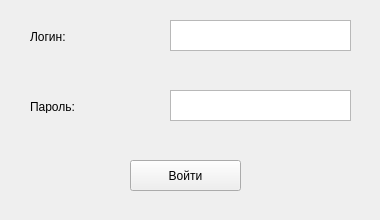
<?xml version="1.0" encoding="UTF-8"?>
<ui version="4.0">
 <class>loginWindow</class>
 <widget class="QMainWindow" name="loginWindow">
  <property name="geometry">
   <rect>
    <x>0</x>
    <y>0</y>
    <width>380</width>
    <height>220</height>
   </rect>
  </property>
  <property name="minimumSize">
   <size>
    <width>380</width>
    <height>220</height>
   </size>
  </property>
  <property name="maximumSize">
   <size>
    <width>380</width>
    <height>220</height>
   </size>
  </property>
  <property name="windowTitle">
   <string>MainWindow</string>
  </property>
  <widget class="QWidget" name="centralwidget">
   <widget class="QTextEdit" name="loginEnter">
    <property name="geometry">
     <rect>
      <x>170</x>
      <y>20</y>
      <width>181</width>
      <height>31</height>
     </rect>
    </property>
    <property name="styleSheet">
     <string notr="true">font: 13pt &quot;Times New Roman&quot;;</string>
    </property>
   </widget>
   <widget class="QTextEdit" name="passwordEdit">
    <property name="geometry">
     <rect>
      <x>170</x>
      <y>90</y>
      <width>181</width>
      <height>31</height>
     </rect>
    </property>
    <property name="styleSheet">
     <string notr="true">font: 13pt &quot;Times New Roman&quot;;</string>
    </property>
   </widget>
   <widget class="QLabel" name="loginLabel">
    <property name="geometry">
     <rect>
      <x>30</x>
      <y>30</y>
      <width>47</width>
      <height>13</height>
     </rect>
    </property>
    <property name="text">
     <string>Логин:</string>
    </property>
   </widget>
   <widget class="QLabel" name="passwordLabel">
    <property name="geometry">
     <rect>
      <x>30</x>
      <y>100</y>
      <width>47</width>
      <height>13</height>
     </rect>
    </property>
    <property name="text">
     <string>Пароль:</string>
    </property>
   </widget>
   <widget class="QPushButton" name="loginButton">
    <property name="geometry">
     <rect>
      <x>130</x>
      <y>160</y>
      <width>111</width>
      <height>31</height>
     </rect>
    </property>
    <property name="text">
     <string>Войти</string>
    </property>
   </widget>
  </widget>
 </widget>
 <resources/>
 <connections/>
</ui>
